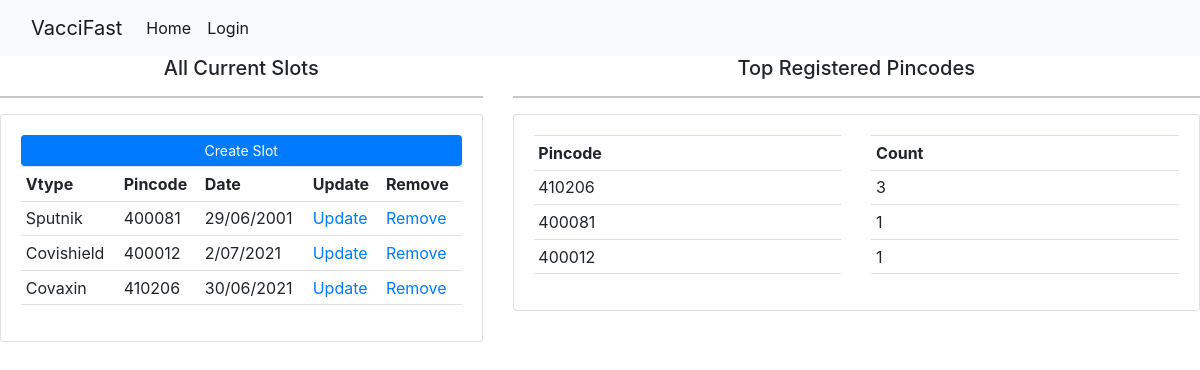
The app's page /adminViewPincode with its own data.
### vacciapp/models.py (models this page shows, shortened)
class Slot(models.Model):
    vtype = models.CharField(max_length=200,null=True)
    date = models.CharField(max_length=200,null=True)
    address = models.CharField(max_length=200,null=True)
    city = models.CharField(max_length=200,null=True)
    state = models.CharField(max_length=200,null=True)
    pincode = models.CharField(max_length=200,null=True)
    addMap = models.CharField(max_length=200,null=True)
    date_created = models.DateTimeField(auto_now_add=True,null=True)
    count = models.IntegerField(null=True)

### vacciapp/views.py (the view)
# urls.py: path('adminViewPincode',views.adminViewPincode,name='adminViewPincode'),
def adminViewPincode(request ):
    customers = Customer.objects.all()
    pincodes = Customer.objects.values('pincode')
    print(pincodes)
    pins = []
    count = []
    pincd = []
    for i in pincodes:
        pins.append(i.get('pincode'))
    done = []
    pin_dict = dict()
    for j in pins:
        if j in done:
            continue
        else:
            occ = pins.count(j)
            pin_dict[f'{j}'] = occ
    pin_sort = sorted(pin_dict.items(),key=lambda x: x[1], reverse=True)
    pincd = []
    count = []
    for k in pin_sort:
        pincd.append(k[0])
        count.append(k[1])
    slots = Slot.objects.all()
    context = {
        'customers' : customers,
        'pincd' : pincd,
        'count' : count,
        'slots' : slots
    }
    return render(request,'vacciapp/adminViewPincode.html',context)

### templates/vacciapp/adminViewPincode.html
{% extends 'base.html' %}
{% block body %}
<div class="row">
    <div class="col-md-5">
    <center><h5>All Current Slots</h5></center>
        <hr>
        <div class="card card-body">
            <a class="btn btn-primary btn-sm btn-block" href="{% url 'adminCreateSlot' %}">Create Slot</a>
            <table class="table table-sm">
                <tr>
                    <th>Vtype</th>
                    <th>Pincode</th>
                    <th>Date</th>
                    <th>Update</th>
                    <th>Remove</th>
                </tr>
                {% for slot in slots %}
                <tr>
                <td>{{slot.vtype}}</td>
                <td>{{slot.pincode}}</td>
                <td>{{slot.date}}</td>
                <td><a href="{% url 'adminUpdateSlot' slot.id %}">Update</a></td>
                 <td><a href="{% url 'adminDeleteSlot' slot.id %}">Remove</a></td>
                </tr>
                {% endfor %}
            </table>
        </div>
    </div>
    <div class="col-md-7">
    <center><h5>Top Registered Pincodes</h5></center>
        <hr>
        <div class="card card-body">
            <div class='row'>
            <div class="col-md-6">
            <table class="table table-sm md-6">
                <tr>
                    <th>Pincode</th>
                </tr>
                {% for p in pincd %}
                <tr>
                <td>{{p}}</td>
                </tr>
                {% endfor %}
            </table>
            </div>
            <div class="col-md-6">
            <table class="table table-sm md-6">
                <tr>
                    <th>Count</th>
                </tr>
                {% for c in count %}
                <tr>
                <td>{{c}}</td>
                </tr>
                {% endfor %}
            </table>
             </div>
            </div>
        </div>
    </div>
</div>
{% endblock body %}

### records on screen
Slot: vtype "Sputnik", pincode "400081", date "29/06/2001"
Slot: vtype "Covishield", pincode "400012", date "2/07/2021"
Slot: vtype "Covaxin", pincode "410206", date "30/06/2021"

### other values on screen
{{ p }} "410206" "400081" "400012"
{{ c }} "3" "1" "1"
